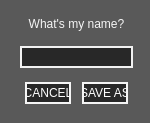
<?xml version="1.0" encoding="UTF-8"?>
<ui version="4.0">
 <class>saveAsDialogForm</class>
 <widget class="QWidget" name="saveAsDialogForm">
  <property name="geometry">
   <rect>
    <x>0</x>
    <y>0</y>
    <width>150</width>
    <height>123</height>
   </rect>
  </property>
  <property name="windowTitle">
   <string>Form</string>
  </property>
  <property name="styleSheet">
   <string notr="true">QWidget
{
	background: rgb(89, 89, 89);
}

/*-------QLabel-------*/
QLabel
{
	color: rgb(245, 245, 245);
	font: 12pt &quot;Futura PT&quot;;
}

/*-----------QLineEdit------------*/
QLineEdit
{
	background: rgb(40, 40, 40);
	border: 2px solid rgb(242, 242, 242);
	padding-bottom: 2px;
	color: rgb(245, 245, 245);
	font: 12pt &quot;Futura PT&quot;;
}

QLineEdit:focus
{
	border: 3px solid white;
	padding-bottom: 2px;
}

/*----------- QPushButton ------------*/
QPushButton
{
	background: rgb(40, 40, 40);
	color: white;
	border: 2px solid rgb(245, 245, 245);
	font: 10pt &quot;Futura PT&quot;;
	padding: 0,1,0,0;
}

QPushButton:pressed
{
	background: rgb(245, 245, 245);
	color: black;
	border: 2px solid rgb(245, 245, 245);
	font: 10pt &quot;Futura PT&quot;;
	padding: 0, 1, 0, 0;
}

QPushButton:disabled
{
	background: rgba(20, 20, 20, 100);
	color: rgb(100, 100, 100);
	border: 2px solid rgb(100, 100, 100);
	font: 10pt &quot;Futura PT&quot;;
	padding: 0, 1, 0, 0;
}</string>
  </property>
  <widget class="QLabel" name="label">
   <property name="geometry">
    <rect>
     <x>20</x>
     <y>10</y>
     <width>113</width>
     <height>28</height>
    </rect>
   </property>
   <property name="text">
    <string>What's my name?</string>
   </property>
   <property name="alignment">
    <set>Qt::AlignCenter</set>
   </property>
  </widget>
  <widget class="QPushButton" name="save">
   <property name="geometry">
    <rect>
     <x>82</x>
     <y>82</y>
     <width>46</width>
     <height>22</height>
    </rect>
   </property>
   <property name="toolTip">
    <string>Saves a shiny, new preset.</string>
   </property>
   <property name="text">
    <string>SAVE AS</string>
   </property>
  </widget>
  <widget class="QLineEdit" name="name">
   <property name="geometry">
    <rect>
     <x>20</x>
     <y>46</y>
     <width>113</width>
     <height>22</height>
    </rect>
   </property>
   <property name="toolTip">
    <string>You shall be called...</string>
   </property>
  </widget>
  <widget class="QPushButton" name="cancel">
   <property name="geometry">
    <rect>
     <x>25</x>
     <y>82</y>
     <width>46</width>
     <height>22</height>
    </rect>
   </property>
   <property name="toolTip">
    <string>I've changed my mind. &lt;br&gt;I don't want a new preset. Not yet...</string>
   </property>
   <property name="text">
    <string>CANCEL</string>
   </property>
  </widget>
 </widget>
 <tabstops>
  <tabstop>name</tabstop>
  <tabstop>save</tabstop>
  <tabstop>cancel</tabstop>
 </tabstops>
 <resources/>
 <connections/>
</ui>
